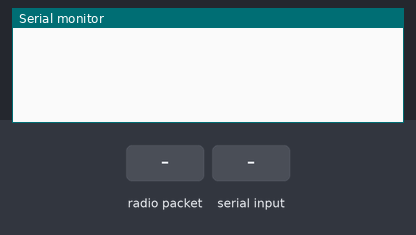
The sketch below on a simulated Arduino Uno, built with avr-gcc and run on an emulated ATmega328P. Shown: the last lines printed to the serial monitor. Inputs (shaded band) come from the test bench. No radio packets arrive unless stated.

Above: at 1.2 s.
1.3 s: radio packet "start_tr" arrives
At 2.2 s:
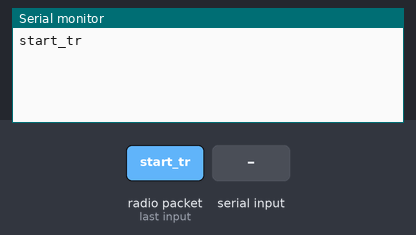
2.8 s: "start_tr\n" received over Serial
At 3.7 s:
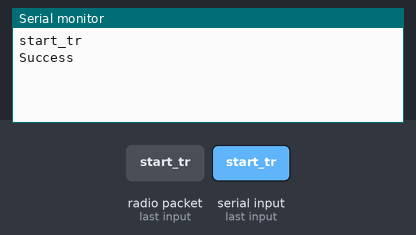
4.3 s: radio packet "1" arrives
At 5.7 s:
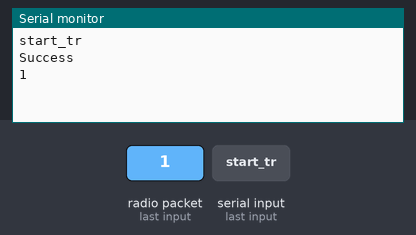

The sketch:

PC.ino
```cpp
#include <RF24.h>
#include <SPI.h>
#include <nRF24L01.h>
#include <string.h>


RF24 Radio(6, 7);

class RadioConnection{
  private:
    const uint64_t timer_address[2] = {0x0000000022, 0xFFFFFFFF11};
    char buf[21];
    char* ptr;

  public:
    void RadioSetup(){
      Radio.begin();
      Radio.openWritingPipe(timer_address[0]);
      Radio.openReadingPipe(1, timer_address[1]);
      Radio.setPALevel(RF24_PA_LOW);  // Set amp level to -12dBm
      Radio.setRetries(5, 15);  // Set 15 retries with a delay of 1.5ms
      Radio.setDataRate(RF24_250KBPS);  // Set speed to 250 kbps to improve range
      Radio.setChannel(108);  // At 2.508 Ghz to limit interference from wifi channels
      Radio.startListening();
    }

    void listenRadio(){
      Radio.read(&buf, sizeof(buf));
      Serial.println(buf);
      buf[0] = '\0';
    }

    void sendmsg(char* msg){
      Radio.stopListening();
      if(Radio.write(msg, strlen(msg)+1)){
        if(strcmp(msg, "start_tr") == 0){
          Serial.println("Success");  // To verify the connection with timer
        }
      }
      Radio.startListening();
    }
};

class SerialConnection{
  private:
    int i = 0;
    char character;


  public:
    char buf[21];

    char* readSP(){
      while(1){
        character = Serial.read();
        if(character != '\n' && character > 0){
          buf[i] = character;
          i++;
        }
        else if(character == '\n'){
          buf[i] = '\0';
          i = 0;
          return buf;
        }
      }
      return 0;
    }
};

RadioConnection Rad;
SerialConnection Ser;

void setup() {
  Serial.begin(9600);

  Rad.RadioSetup();
}

void loop(){
  // Read messages from serial and send them to timer
  if(Serial.available()){
    Rad.sendmsg(Ser.readSP());
  }
  // Get messages from timer and write them to serial
  if(Radio.available()){
    Rad.listenRadio();
  }
}
```

Measured:
- after the input at 1.3 s, the serial monitor: prints a new line at once (image 1)
- after the input at 2.8 s, the serial monitor: prints a new line at once (image 2)
- after the input at 4.3 s, the serial monitor: prints a new line at once (image 3)
